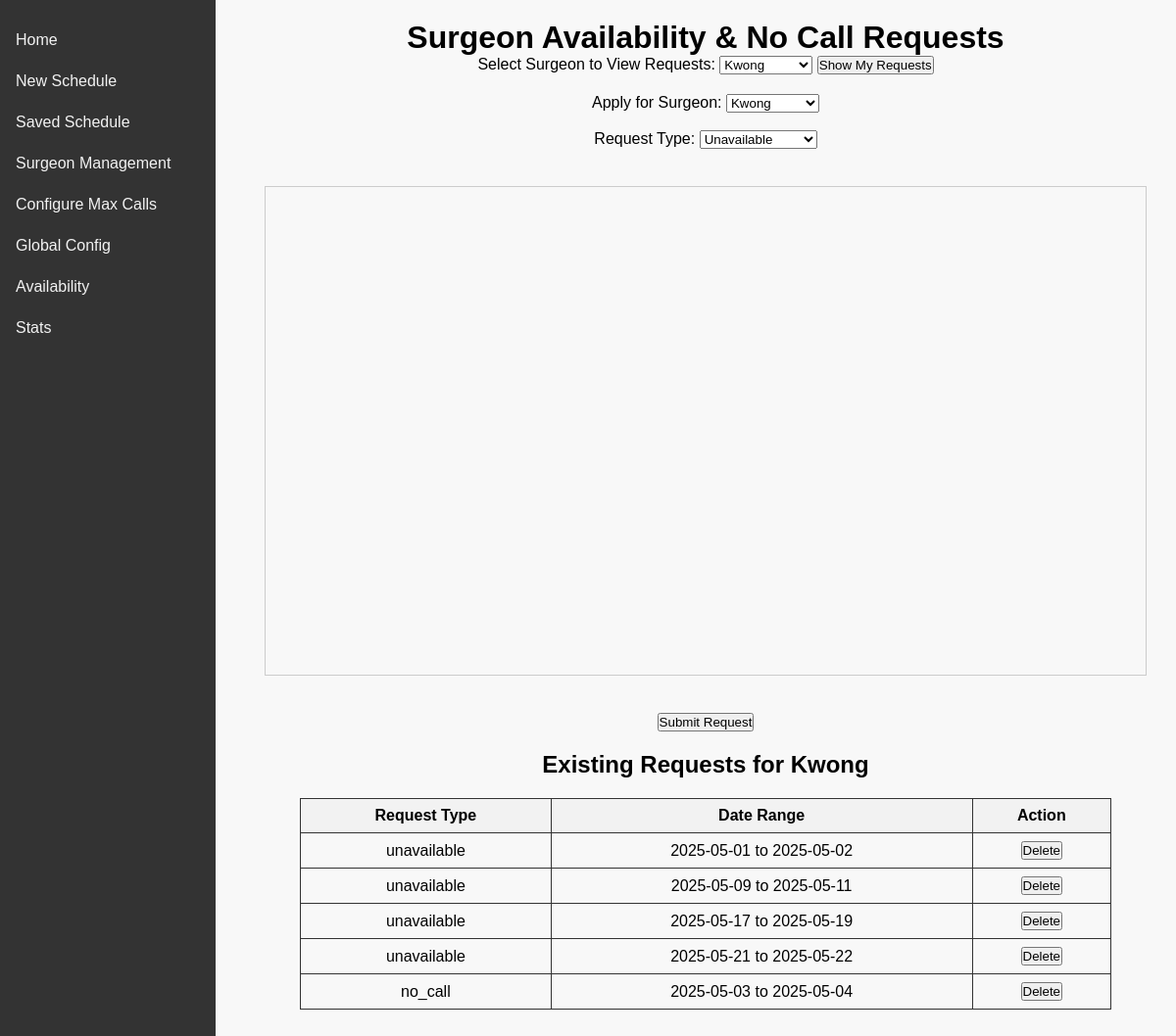
Screenshot of /availability?surgeon_id=8 with the database file from the repository.
### tables this page shows
CREATE TABLE surgeons (
                id INTEGER PRIMARY KEY AUTOINCREMENT,
                name TEXT NOT NULL,
                call_levels TEXT NOT NULL
            , nlth INTEGER NOT NULL DEFAULT 0);

CREATE TABLE surgeon_availability (
                id INTEGER PRIMARY KEY AUTOINCREMENT,
                surgeon_id INTEGER,
                request_type TEXT,   -- "unavailable" or "no_call"
                date TEXT,
                FOREIGN KEY(surgeon_id) REFERENCES surgeons(id)
            );

### app.py (the view)
@app.route('/availability', methods=['GET', 'POST'])
def availability():
    db = get_db()
    if request.method == 'POST':
        surgeon_id = request.form.get('surgeon_id')
        request_type = request.form.get('request_type')  # "unavailable" or "no_call"
        start_date = request.form.get('start_date')
        end_date = request.form.get('end_date')
        if not surgeon_id or not start_date or not end_date or not request_type:
            flash("Please fill in all fields.")
        else:
            try:
                start_dt = datetime.datetime.strptime(start_date, "%Y-%m-%d").date()
                end_dt = datetime.datetime.strptime(end_date, "%Y-%m-%d").date()
                if start_dt > end_dt:
                    flash("Start date must be before or equal to end date.")
                    return redirect(url_for('availability', surgeon_id=surgeon_id))
                current_dt = start_dt
                while current_dt <= end_dt:
                    db.execute("INSERT INTO surgeon_availability (surgeon_id, request_type, date) VALUES (?, ?, ?)",
                               (surgeon_id, request_type, current_dt.isoformat()))
                    current_dt += datetime.timedelta(days=1)
                db.commit()
                flash("Request submitted successfully!")
            except Exception as e:
                flash(f"Error processing the dates: {str(e)}")
        return redirect(url_for('availability', surgeon_id=surgeon_id))
    else:
        surgeon_id = request.args.get('surgeon_id')
        try:
            surgeon_id = int(surgeon_id) if surgeon_id else None
        except ValueError:
            surgeon_id = None
        events = {}
        surgeon_name = ""
        if surgeon_id:
            rows = db.execute(
                "SELECT sa.date, sa.request_type, s.name, s.call_levels FROM surgeon_availability sa JOIN surgeons s ON sa.surgeon_id = s.id WHERE s.id = ? ORDER BY sa.date",
                (surgeon_id,)
            ).fetchall()
            if rows:
                surgeon_name = rows[0]["name"]
            grouped_by_type = {}
            for row in rows:
                rtype = row["request_type"]
                if rtype not in grouped_by_type:
                    grouped_by_type[rtype] = []
                grouped_by_type[rtype].append(row["date"])
            for rtype, date_list in grouped_by_type.items():
                events[rtype] = group_dates(date_list)
        surgeons = get_all_surgeons()
        return render_template('availability.html', events=events, surgeons=surgeons, selected_surgeon_id=surgeon_id, surgeon_name=surgeon_name)

### app.py (called while the page is built)
@app.context_processor
def utility_processor():
    return {
        'parse_call_levels': parse_call_levels
    }

@app.teardown_appcontext
def close_connection(exception):
    db = getattr(g, '_database', None)
    if db is not None:
        db.close()

### helper.py (called while the page is built)
def get_db():
    db = getattr(g, '_database', None)
    if db is None:
        db = g._database = sqlite3.connect(DATABASE)
        db.row_factory = sqlite3.Row  # Enables dict-like access.
    return db

def group_dates(date_list):
    if not date_list:
        return []
    date_objs = sorted([datetime.datetime.strptime(d, "%Y-%m-%d").date() for d in date_list])
    groups = []
    start = date_objs[0]
    end = date_objs[0]
    for d in date_objs[1:]:
        if d == end + datetime.timedelta(days=1):
            end = d
        else:
            groups.append({"start": start.isoformat(), "end": end.isoformat()})
            start = d
            end = d
    groups.append({"start": start.isoformat(), "end": end.isoformat()})
    return groups

def get_all_surgeons():
    db = get_db()
    rows = db.execute("SELECT * FROM surgeons").fetchall()
    return [dict(row) for row in rows]

### templates/availability.html (shortened to what this page needs)
{% extends "base.html" %}
{% block head %}
  <link href='https://cdn.jsdelivr.net/npm/fullcalendar@6.1.5/main.min.css' rel='stylesheet' />
{% endblock %}
{% block content %}
  <h1 style="text-align: center;">Surgeon Availability & No Call Requests</h1>
  <form method="get" action="{{ url_for('availability') }}" style="text-align: center; margin-bottom: 20px;">
    <label for="surgeon_id_get">Select Surgeon to View Requests:</label>
    <select name="surgeon_id" id="surgeon_id_get" required>
      {% for surgeon in surgeons %}
        <option value="{{ surgeon.id }}"
          {% if selected_surgeon_id and surgeon.id == selected_surgeon_id %}selected{% endif %}>
          {{ surgeon.name }}
        </option>
      {% endfor %}
    </select>
    <button type="submit">Show My Requests</button>
  </form>
  <form method="post" action="{{ url_for('availability') }}" id="availabilityForm" style="text-align: center; margin-bottom: 20px;">
    <label for="surgeon_id_post">Apply for Surgeon:</label>
    <select name="surgeon_id" id="surgeon_id_post" required>
      {% for surgeon in surgeons %}
        <option value="{{ surgeon.id }}"
          {% if selected_surgeon_id and surgeon.id == selected_surgeon_id %}selected{% endif %}>
          {{ surgeon.name }}
        </option>
      {% endfor %}
    </select>
    <br><br>
    <label for="request_type">Request Type:</label>
    <select name="request_type" id="request_type" required>
      <option value="unavailable">Unavailable</option>
    </select>
    <br><br>
    <div class="calendar-container">
      <div id="calendar"></div>
    </div>
    <br>
    <button type="submit">Submit Request</button>
  </form>
  {% if selected_surgeon_id %}
    <h2 style="text-align: center;">Existing Requests for {{ surgeon_name }}</h2>
    {% if events %}
      <table>
        <thead>
          <tr>
            <th>Request Type</th>
            <th>Date Range</th>
            <th>Action</th>
          </tr>
        </thead>
        <tbody>
          {% for req_type, ranges in events.items() %}
            {% for range in ranges %}
              <tr>
                <td>{{ req_type }}</td>
                <td>
                  {% if range.start == range.end %}
                    {{ range.start }}
                  {% else %}
                    {{ range.start }} to {{ range.end }}
                  {% endif %}
                </td>
                <td>
                  <form method="post" action="{{ url_for('delete_availability') }}" onsubmit="return confirm('Are you sure you want to delete this request group?');">
                    <button type="submit">Delete</button>
                  </form>
                </td>
              </tr>
            {% endfor %}
          {% endfor %}
        </tbody>
      </table>
    {% else %}
      <p style="text-align: center;">No requests found for the selected surgeon.</p>
    {% endif %}
  {% else %}
    <p style="text-align: center;">Please select a surgeon to view their requests.</p>
  {% endif %}
{% endblock %}

### templates/base.html (style rules this page uses)
* { box-sizing: border-box; margin: 0; padding: 0; }
body, html { font-family: Arial, sans-serif; height: 100%; background-color: #f8f8f8; }

### templates/availability.html (style rules this page uses)
.calendar-container { max-width: 900px; margin: 20px auto; }
#calendar { height: 500px; border: 1px solid #ccc; }
table { border-collapse: collapse; width: 90%; margin: 20px auto; }
th, td { border: 1px solid #333; padding: 8px; text-align: center; }
th { background-color: #f2f2f2; }

### rows the page displays
surgeons: name "Kwong"
surgeon_availability: ranges "unavailable" "unavailable" "unavailable" "unavailable", start "2025-05-01" "2025-05-09" "2025-05-17" "2025-05-21", end "2025-05-02" "2025-05-11" "2025-05-19" "2025-05-22"
surgeon_availability: ranges "no_call", start "2025-05-03", end "2025-05-04"

### other values shown
form field surgeon_id "Kwong"
